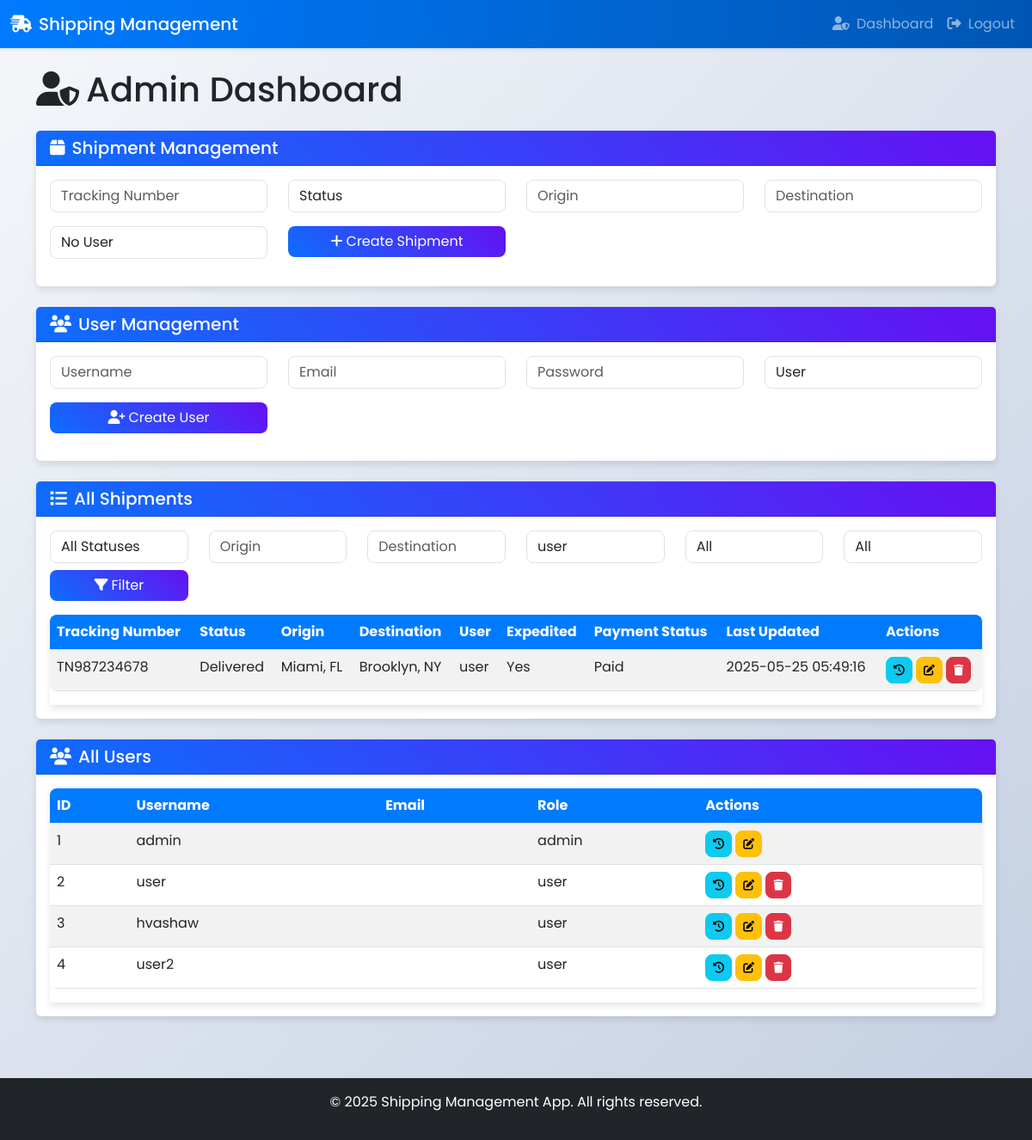
The page /admin/dashboard?user_id=2 (signed in) on the database its author committed.
### app.py (models this page shows)
class Shipment(db.Model):
    id = db.Column(db.Integer, primary_key=True)
    tracking_number = db.Column(db.String(50), unique=True, nullable=False)
    status = db.Column(db.String(50), nullable=False)
    origin = db.Column(db.String(100), nullable=False)
    destination = db.Column(db.String(100), nullable=False)
    last_updated = db.Column(db.DateTime, default=datetime.utcnow)
    user_id = db.Column(db.Integer, db.ForeignKey('user.id'), nullable=True)
    expedited = db.Column(db.Boolean, default=False)
    payment_status = db.Column(db.String(20), default='Pending')

class User(db.Model):
    id = db.Column(db.Integer, primary_key=True)
    username = db.Column(db.String(80), unique=True, nullable=False)
    password = db.Column(db.String(120), nullable=False)
    role = db.Column(db.String(20), default='user')
    shipments = db.relationship('Shipment', backref='user', lazy=True)

### app.py (the view, shortened to what this page needs)
@app.route('/admin/dashboard', methods=['GET', 'POST'])
@jwt_required()
def admin_dashboard():
    jwt_data = get_jwt()
    if jwt_data['role'] != 'admin':
        flash('Access denied', 'danger')
        return redirect(url_for('track'))
    statuses = ['Pending', 'In Transit', 'Delivered', 'Cancelled']
    payment_statuses = ['Pending', 'Paid']
    users = User.query.all()
    status = request.args.get('status')
    origin = request.args.get('origin')
    destination = request.args.get('destination')
    user_id = request.args.get('user_id')
    expedited = request.args.get('expedited')
    payment_status = request.args.get('payment_status')
    query = Shipment.query
    if status:
        query = query.filter_by(status=status)
    if origin:
        query = query.filter(Shipment.origin.ilike(f'%{origin}%'))
    if destination:
        query = query.filter(Shipment.destination.ilike(f'%{destination}%'))
    if user_id:
        query = query.filter_by(user_id=user_id)
    if expedited:
        query = query.filter_by(expedited=expedited == 'true')
    if payment_status:
        query = query.filter_by(payment_status=payment_status)
    shipments = query.all()
    return render_template('admin_dashboard.html', shipments=shipments, users=users, statuses=statuses, payment_statuses=payment_statuses)

### app.py (called while the page is built)
@app.context_processor
def inject_user_role():
    try:
        jwt_data = get_jwt()
        if jwt_data:
            return {'user_role': jwt_data.get('role')}
        return {'user_role': None}
    except:
        return {'user_role': None}

### templates/admin_dashboard.html (shortened to what this page needs)
{% extends "base.html" %}
{% block content %}
<div class="row">
    <div class="col-12">
        <h1 class="mb-4"><i class="fas fa-user-shield me-2"></i>Admin Dashboard</h1>
    </div>
</div>
<div class="card mb-4">
    <div class="card-header bg-primary text-white">
        <h5 class="mb-0"><i class="fas fa-box me-2"></i>Shipment Management</h5>
    </div>
    <div class="card-body">
        <form method="POST">
            <div class="row mb-3">
                <div class="col-md-3">
                    <input type="text" class="form-control" name="tracking_number" placeholder="Tracking Number" required>
                </div>
                <div class="col-md-3">
                    <select class="form-control" name="status" required>
                        <option value="" disabled selected>Status</option>
                    </select>
                </div>
                <div class="col-md-3">
                    <input type="text" class="form-control" name="origin" placeholder="Origin" required>
                </div>
                <div class="col-md-3">
                    <input type="text" class="form-control" name="destination" placeholder="Destination" required>
                </div>
            </div>
            <div class="row mb-3">
                <div class="col-md-3">
                    <select class="form-control" name="user_id">
                        <option value="">No User</option>
                    </select>
                </div>
                <div class="col-md-3">
                    <button type="submit" class="btn btn-primary w-100"><i class="fas fa-plus me-1"></i>Create Shipment</button>
                </div>
            </div>
        </form>
    </div>
</div>
<div class="card mb-4">
    <div class="card-header bg-primary text-white">
        <h5 class="mb-0"><i class="fas fa-users me-2"></i>User Management</h5>
    </div>
    <div class="card-body">
        <form method="POST">
            <div class="row mb-3">
                <div class="col-md-3">
                    <input type="text" class="form-control" name="username" placeholder="Username" required>
                </div>
                <div class="col-md-3">
                    <input type="email" class="form-control" name="email" placeholder="Email" required>
                </div>
                <div class="col-md-3">
                    <input type="password" class="form-control" name="password" placeholder="Password" required>
                </div>
                <div class="col-md-3">
                    <select class="form-control" name="role" required>
                        <option value="user">User</option>
                    </select>
                </div>
            </div>
            <div class="row mb-3">
                <div class="col-md-3">
                    <button type="submit" class="btn btn-primary w-100"><i class="fas fa-user-plus me-1"></i>Create User</button>
                </div>
            </div>
        </form>
    </div>
</div>
<div class="card mb-4">
    <div class="card-header bg-primary text-white">
        <h5 class="mb-0"><i class="fas fa-list me-2"></i>All Shipments</h5>
    </div>
    <div class="card-body">
        <form method="GET" class="mb-3">
            <div class="row">
                <div class="col-md-2">
                    <select class="form-control" name="status">
                        <option value="">All Statuses</option>
                    </select>
                </div>
                <div class="col-md-2">
                    <input type="text" class="form-control" name="origin" placeholder="Origin" value="{{ request.args.get('origin', '') }}">
                </div>
                <div class="col-md-2">
                    <input type="text" class="form-control" name="destination" placeholder="Destination" value="{{ request.args.get('destination', '') }}">
                </div>
                <div class="col-md-2">
                    <select class="form-control" name="user_id">
                        {% for user in users %}
                            <option value="{{ user.id }}" {% if request.args.get('user_id') == user.id|string %}selected{% endif %}>{{ user.username }}</option>
                        {% endfor %}
                    </select>
                </div>
                <div class="col-md-2">
                    <select class="form-control" name="expedited">
                        <option value="">All</option>
                    </select>
                </div>
                <div class="col-md-2">
                    <select class="form-control" name="payment_status">
                        <option value="">All</option>
                    </select>
                </div>
            </div>
            <div class="row mt-2">
                <div class="col-md-2">
                    <button type="submit" class="btn btn-primary w-100"><i class="fas fa-filter me-1"></i>Filter</button>
                </div>
            </div>
        </form>
        <div class="table-responsive">
            <table class="table table-striped">
                <thead>
                    <tr>
                        <th>Tracking Number</th>
                        <th>Status</th>
                        <th>Origin</th>
                        <th>Destination</th>
                        <th>User</th>
                        <th>Expedited</th>
                        <th>Payment Status</th>
                        <th>Last Updated</th>
                        <th>Actions</th>
                    </tr>
                </thead>
                <tbody>
                    {% for shipment in shipments %}
                        <tr>
                            <td>{{ shipment.tracking_number }}</td>
                            <td>{{ shipment.status }}</td>
                            <td>{{ shipment.origin }}</td>
                            <td>{{ shipment.destination }}</td>
                            <td>{{ shipment.user.username if shipment.user else 'None' }}</td>
                            <td>{{ 'Yes' if shipment.expedited else 'No' }}</td>
                            <td>{{ shipment.payment_status }}</td>
                            <td>{{ shipment.last_updated.strftime('%Y-%m-%d %H:%M:%S') }}</td>
                            <td>
                                <button class="btn btn-sm btn-info" onclick="showHistory('{{ shipment.tracking_number }}')"><i class="fas fa-history"></i></button>
                                <button class="btn btn-sm btn-warning" data-bs-toggle="modal" data-bs-target="#editShipmentModal" onclick="editShipment('{{ shipment.tracking_number }}', '{{ shipment.status }}', '{{ shipment.origin }}', '{{ shipment.destination }}', '{{ shipment.user_id or '' }}')"><i class="fas fa-edit"></i></button>
                                <form action="{{ url_for('admin_dashboard') }}" method="POST" style="display:inline;">
                                    <button type="submit" class="btn btn-sm btn-danger" onclick="return confirm('Are you sure you want to delete this shipment?')"><i class="fas fa-trash"></i></button>
                                </form>
                            </td>
                        </tr>
                    {% endfor %}
                </tbody>
            </table>
        </div>
    </div>
</div>
<div class="card mb-4">
    <div class="card-header bg-primary text-white">
        <h5 class="mb-0"><i class="fas fa-users me-2"></i>All Users</h5>
    </div>
    <div class="card-body">
        <div class="table-responsive">
            <table class="table table-striped">
                <thead>
                    <tr>
                        <th>ID</th>
                        <th>Username</th>
                        <th>Email</th>
                        <th>Role</th>
                        <th>Actions</th>
                    </tr>
                </thead>
                <tbody>
                    {% for user in users %}
                        <tr>
                            <td>{{ user.id }}</td>
                            <td>{{ user.username }}</td>
                            <td>{{ user.email }}</td>
                            <td>{{ user.role }}</td>
                            <td>
                                <button class="btn btn-sm btn-info" onclick="showUserHistory({{ user.id }})"><i class="fas fa-history"></i></button>
                                <button class="btn btn-sm btn-warning" data-bs-toggle="modal" data-bs-target="#editUserModal" onclick="editUser({{ user.id }}, '{{ user.username }}', '{{ user.email }}', '{{ user.role }}')"><i class="fas fa-edit"></i></button>
                                {% if user.role != 'admin' %}
                                    <form action="{{ url_for('admin_dashboard') }}" method="POST" style="display:inline;">
                                        <button type="submit" class="btn btn-sm btn-danger" onclick="return confirm('Are you sure you want to delete this user?')"><i class="fas fa-trash"></i></button>
                                    </form>
                                {% endif %}
                            </td>
                        </tr>
                    {% endfor %}
                </tbody>
            </table>
        </div>
    </div>
</div>
{% endblock %}

### static/css/styles.css (style rules this page uses)
body { font-family: 'Poppins', sans-serif; background: linear-gradient(135deg, #f5f7fa 0%, #c3cfe2 100%); min-height: 100vh; display: flex; flex-direction: column; }
.card { border: none; box-shadow: 0 4px 8px rgba(0, 0, 0, 0.1); transition: transform 0.3s ease; }
.card-header { background: linear-gradient(45deg, #0d6efd, #6610f2); }
.table-responsive { box-shadow: 0 4px 8px rgba(0, 0, 0, 0.1); }
.form-control, .form-select { border-radius: 8px; transition: border-color 0.3s, box-shadow 0.3s; }
.btn { border-radius: 8px; transition: transform 0.2s, background-color 0.3s; }
.btn-primary { background: linear-gradient(45deg, #0d6efd, #6610f2); border: none; transition: background 0.3s ease; }
.btn-sm i { font-size: 0.8rem; }
.btn-danger { background-color: #dc3545; border-color: #dc3545; }
.btn-warning { background-color: #ffc107; border-color: #ffc107; }
.table { background: #fff; border-radius: 8px; overflow: hidden; }
.table th { background: #007bff; color: #fff; }
.table-striped tbody tr:nth-of-type(odd) { background-color: rgba(0, 123, 255, 0.05); }

### rows shown on the page
Shipment: tracking_number "TN987234678", status "Delivered", origin "Miami, FL", destination "Brooklyn, NY", user "user", expedited "Yes", payment_status "Paid", last_updated "2025-05-25 05:49:16"
User: id "1", username "admin", role "admin"
User: id "2", username "user", role "user"
User: id "3", username "hvashaw", role "user"
User: id "4", username "user2", role "user"

### other values the page prints
form field user_id "user"
